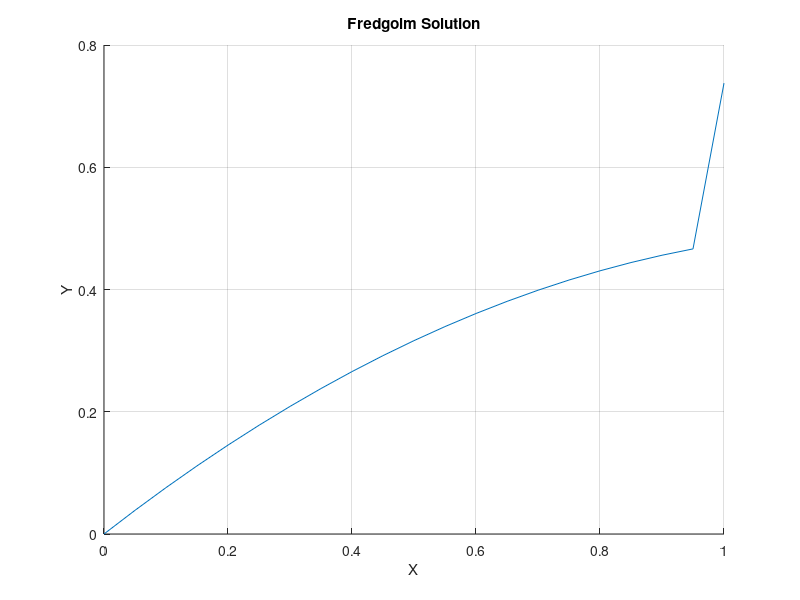

Write the MATLAB code that produced this figure.
function [ ] = Fredg(  )
%FREDG Summary of this function goes here
%   Detailed explanation goes here
a=0;
b=1;
N=20;
ds=(b-a)/N;
ss=a:ds:b;
K=@(x,s)(x+s);
f=@(x)(x);
A=zeros(numel(ss),numel(ss));
b=zeros(numel(ss),1);
for i=1:numel(ss)
    for j=1:numel(ss)
        if((i==1)||(i==numel(ss)))
            if(i==j)
                A(i,i)=1+ss(i)*ds/2*K(ss(i),ss(i));
            else
                A(i,j)=ss(i)*ds/2*K(ss(i),ss(j));
            end;
        else
            if(i==j)
                A(i,i)=1+ss(i)*ds*K(ss(i),ss(i));
            else
                A(i,j)=ss(i)*ds*K(ss(i),ss(j));
            end;
        end;
    end;
    b(i)=f(ss(i));
end;
solution=A\b;

figure;
title('Fredgolm Solution');
xlabel('X');
ylabel('Y');
grid on; hold on;
plot(ss,solution);

end

